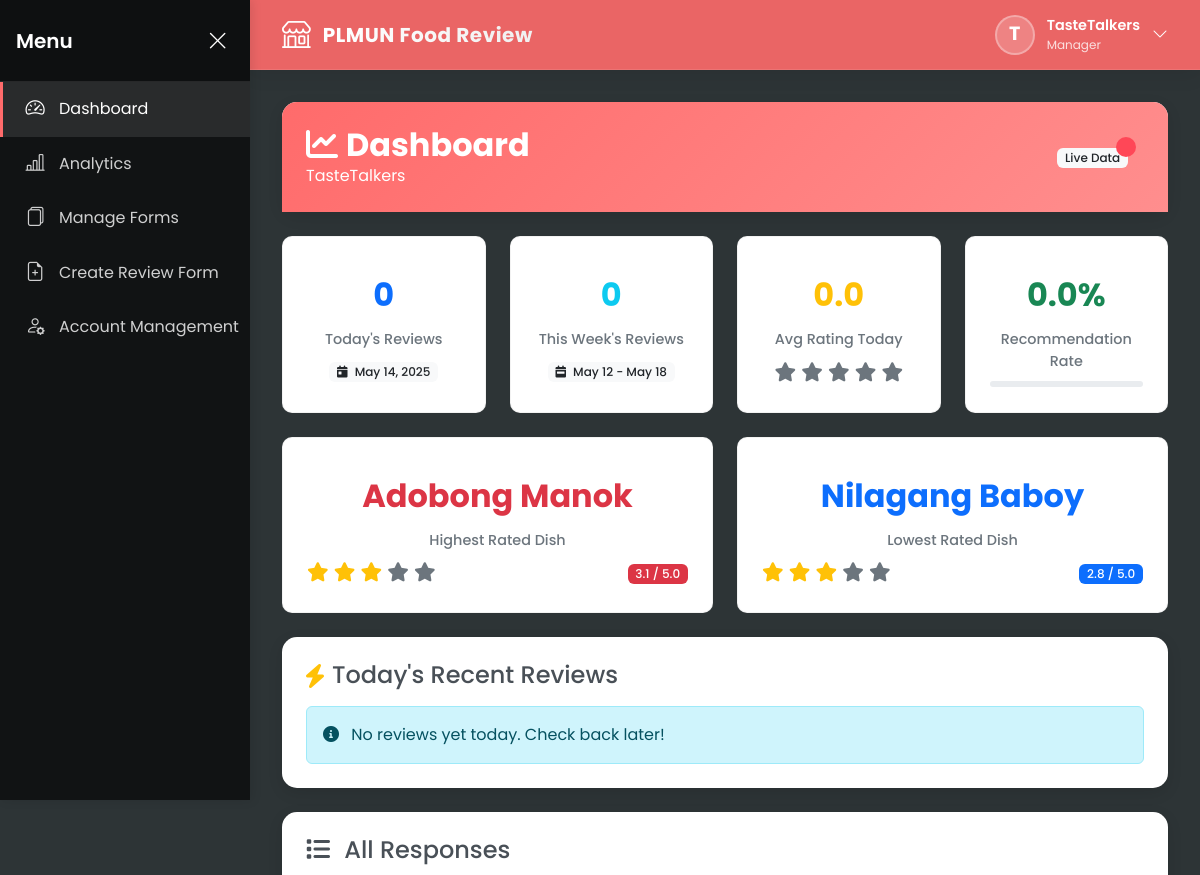
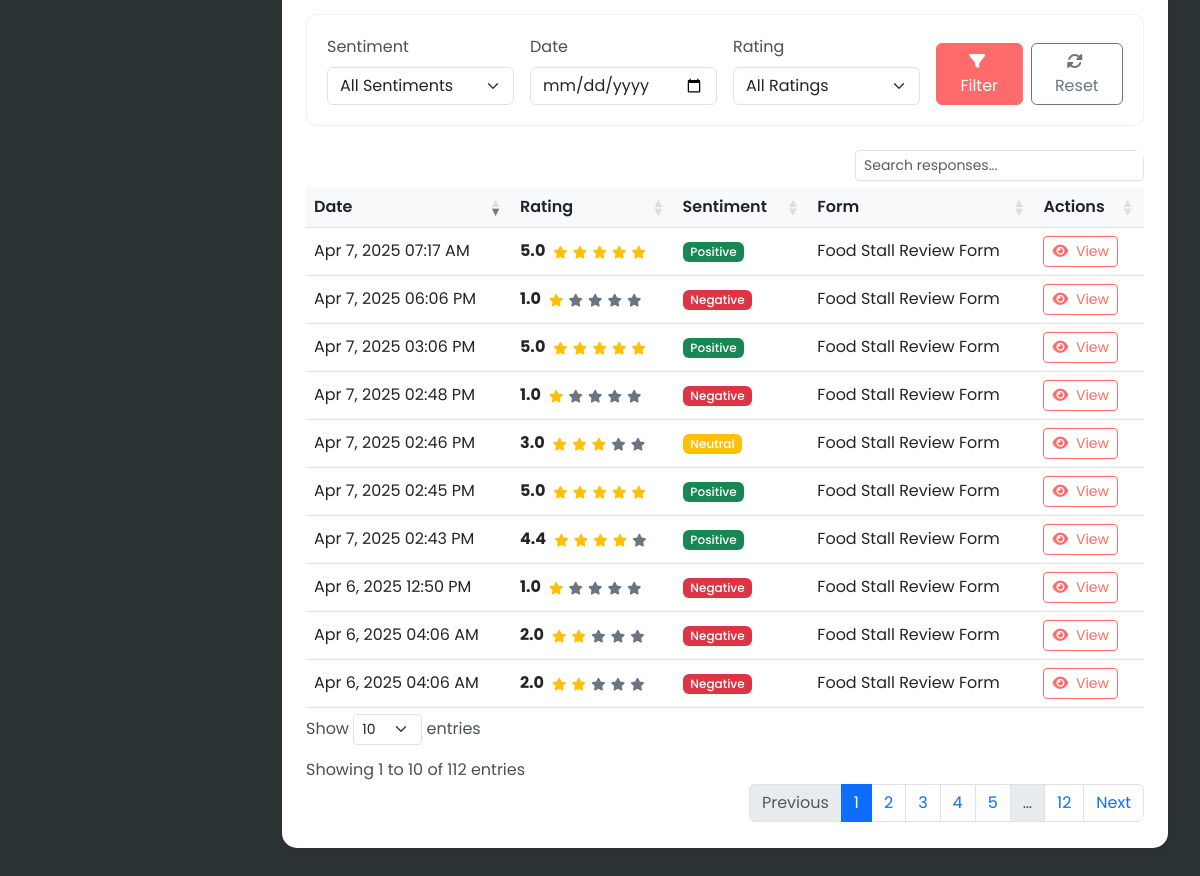
Screenshot of /stall_admin/dashboard.php (signed in) with the database file from the repository (2 pictures, top to bottom).
### tables this page shows
CREATE TABLE `food_stalls` (
  `id` int(11) NOT NULL,
  `stall_name` varchar(100) NOT NULL,
  `description` text DEFAULT NULL,
  `username` varchar(50) NOT NULL,
  `password` varchar(255) NOT NULL,
  `created_at` timestamp NOT NULL DEFAULT current_timestamp()
);

CREATE TABLE `responses` (
  `id` int(11) NOT NULL,
  `review_form_id` int(11) NOT NULL,
  `food_stall_id` int(11) NOT NULL,
  `response_data` longtext NOT NULL CHECK (json_valid(`response_data`)),
  `rating_average` decimal(3,2) DEFAULT NULL,
  `sentiment` enum('positive','negative','neutral') NOT NULL,
  `created_at` timestamp NOT NULL DEFAULT current_timestamp()
);

CREATE TABLE `review_forms` (
  `id` int(11) NOT NULL,
  `food_stall_id` int(11) NOT NULL,
  `form_title` varchar(100) NOT NULL,
  `form_structure` longtext NOT NULL CHECK (json_valid(`form_structure`)),
  `form_hash` varchar(50) NOT NULL,
  `is_active` tinyint(1) DEFAULT 1,
  `created_at` timestamp NOT NULL DEFAULT current_timestamp()
);

### stall_admin/dashboard.php (the view, shortened to what the rows shown need)
<?php
require_once "../config/db_config.php";
$stall_id = $_SESSION["stall_id"];
$stmt = $conn->prepare("SELECT stall_name FROM food_stalls WHERE id = ?");
$stmt->bind_param("i", $stall_id);
$stmt->execute();
$result = $stmt->get_result();
$stall = $result->fetch_assoc();
$query = "SELECT r.*, rf.form_title
    FROM responses r
    JOIN review_forms rf ON r.review_form_id = rf.id
    WHERE r.food_stall_id = ?";
$params = [$stall_id];
$types = "i";
$query .= " ORDER BY r.created_at DESC";
$stmt = $conn->prepare($query);
if (!empty($params)) {
    $stmt->bind_param($types, ...$params);
}
$stmt->execute();
$all_responses = $stmt->get_result()->fetch_all(MYSQLI_ASSOC);
?>
<!DOCTYPE html>
<html lang="en">
<head>
    <link href="https://cdn.jsdelivr.net/npm/bootstrap@5.3.0/dist/css/bootstrap.min.css" rel="stylesheet">
    <link href="https://cdn.datatables.net/1.11.5/css/dataTables.bootstrap5.min.css" rel="stylesheet">
    <link rel="stylesheet" href="https://cdnjs.cloudflare.com/ajax/libs/font-awesome/6.0.0/css/all.min.css">
    <link rel="stylesheet" href="../components/index.css">
</head>
<body>
    <?php include "../includes/sidebar.php"; ?>
    <?php include "../includes/topbar.php"; ?>
    <div class="main-content">
        <div class="dashboard-card mb-4">
            <div class="dashboard-header d-flex justify-content-between align-items-center">
                <div>
                    <h2 class="dashboard-title"><i class="fas fa-chart-line me-2"></i>Dashboard</h2>
                    <p class="mb-0"><?= htmlspecialchars(
                        $stall["stall_name"]
                    ) ?></p>
                </div>
            </div>
        </div>
        <div class="dashboard-card">
            <div class="p-4">
                <div class="table-responsive">
                    <table id="responses-table" class="table table-hover align-middle" style="width:100%">
                        <thead>
                            <tr>
                                <th>Date</th>
                                <th>Rating</th>
                                <th>Sentiment</th>
                                <th>Form</th>
                                <th>Actions</th>
                            </tr>
                        </thead>
                        <tbody>
                            <?php foreach ($all_responses as $response): ?>
                                <tr class="<?= $response["sentiment"] ===
                                "positive"
                                    ? "positive-bg"
                                    : ($response["sentiment"] === "negative"
                                        ? "negative-bg"
                                        : "neutral-bg") ?>">
                                    <td><?= date(
                                        "M j, Y h:i A",
                                        strtotime($response["created_at"])
                                    ) ?></td>
                                    <td>
                                        <div class="d-flex align-items-center">
                                            <span
                                                class="fw-bold me-2"><?= number_format(
                                                    $response["rating_average"],
                                                    1
                                                ) ?></span>
                                            <div class="star-rating">
                                                <?php for (
                                                    $i = 1;
                                                    $i <= 5;
                                                    $i++
                                                ): ?>
                                                    <i class="fas fa-star <?= $i <=
                                                    round(
                                                        $response[
                                                            "rating_average"
                                                        ]
                                                    )
                                                        ? "text-warning"
                                                        : "text-muted" ?>"
                                                        style="font-size: 0.8rem;"></i>
                                                <?php endfor; ?>
                                            </div>
                                        </div>
                                    </td>
                                    <td>
                                        <span class="badge bg-<?= $response[
                                            "sentiment"
                                        ] === "positive"
                                            ? "success"
                                            : ($response["sentiment"] ===
                                            "negative"
                                                ? "danger"
                                                : "warning") ?>">
                                            <?= ucfirst(
                                                $response["sentiment"]
                                            ) ?>
                                        </span>
                                    </td>
                                    <td><?= htmlspecialchars(
                                        $response["form_title"]
                                    ) ?></td>
                                    <td>
                                        <button class="btn btn-sm btn-outline-primary view-response"
                                            data-id="<?= $response["id"] ?>">
                                            <i class="fas fa-eye me-1"></i> View
                                        </button>
                                    </td>
                                </tr>
                            <?php endforeach; ?>
                        </tbody>
                    </table>
                </div>
            </div>
        </div>
    </div>
</body>
</html>

### rows the page displays
food_stalls: stall_name "TasteTalkers"
responses: created_at "Apr 7, 2025 06:06 PM", rating_average "1.0", sentiment "Negative", review_form.form_title "Food Stall Review Form"
responses: created_at "Apr 7, 2025 03:06 PM", rating_average "5.0", sentiment "Positive", review_form.form_title "Food Stall Review Form"
responses: created_at "Apr 7, 2025 02:48 PM", rating_average "1.0", sentiment "Negative", review_form.form_title "Food Stall Review Form"
responses: created_at "Apr 7, 2025 02:46 PM", rating_average "3.0", sentiment "Neutral", review_form.form_title "Food Stall Review Form"
responses: created_at "Apr 7, 2025 02:45 PM", rating_average "5.0", sentiment "Positive", review_form.form_title "Food Stall Review Form"
responses: created_at "Apr 7, 2025 02:43 PM", rating_average "4.4", sentiment "Positive", review_form.form_title "Food Stall Review Form"
responses: created_at "Apr 7, 2025 07:17 AM", rating_average "5.0", sentiment "Positive", review_form.form_title "Food Stall Review Form"
responses: created_at "Apr 6, 2025 12:50 PM", rating_average "1.0", sentiment "Negative", review_form.form_title "Food Stall Review Form"
responses: created_at "Apr 6, 2025 04:06 AM", rating_average "2.0", sentiment "Negative", review_form.form_title "Food Stall Review Form"
responses: created_at "Apr 6, 2025 04:06 AM", rating_average "2.0", sentiment "Negative", review_form.form_title "Food Stall Review Form"

### other values shown
$stall_initial "T"
$_SESSION['stall_name'] "TasteTalkers"
$today_metrics["avg_rating_today"] "0.0"
$recommendation_rate_today "0.0"
$highest_rated_dish["Dish Name"] "Adobong Manok"
$highest_rated_dish["Average Rating"] "3.1"
$lowest_rated_dish["Dish Name"] "Nilagang Baboy"
$lowest_rated_dish["Average Rating"] "2.8"
